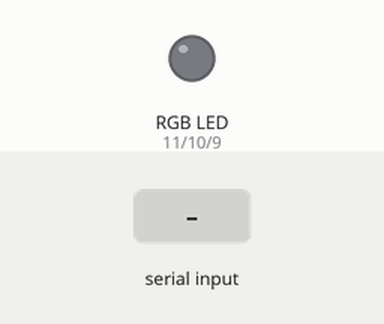
This sketch was run on a simulated Arduino Uno, built with avr-gcc and run on an emulated ATmega328P. Shown: an RGB LED mixed from three pins (HIGH = lit). Inputs (shaded band) come from the test bench. Dim RGB values are drawn brighter than linear.

Above: at 1.2 s.
1.3 s: "r90\n" received over Serial
At 2.5 s:
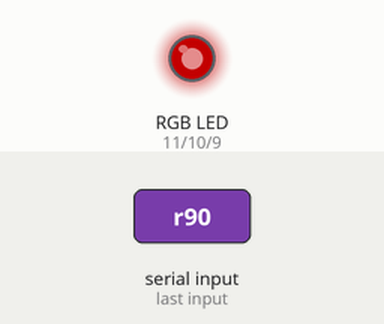
2.8 s: "g90\n" received over Serial
At 3.8 s:
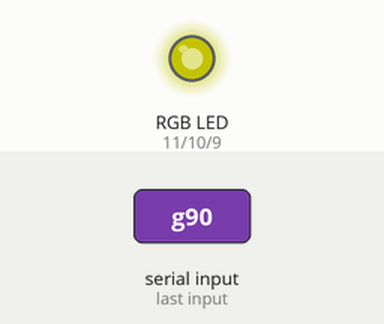
Timing chart, 0 to 5.8 s (numbered marks = the images above; inputs shaded):
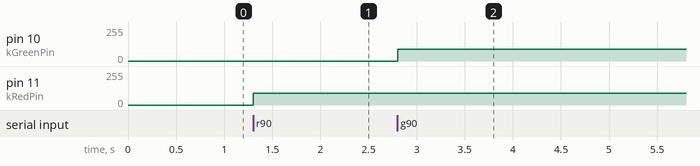

The sketch:

rgb_plant_lamp.ino
```cpp
// Arduino RGB plant lamp controlled by serial or transparent Bluetooth UART.
// Commands: R0..R255, G0..G255, B0..B255; separate tokens with commas/spaces.

#include <Arduino.h>
#include <stdlib.h>
#include <string.h>

namespace {
constexpr uint8_t kRedPin = 11;
constexpr uint8_t kGreenPin = 10;
constexpr uint8_t kBluePin = 9;
constexpr size_t kBufferSize = 32;

char inputBuffer[kBufferSize];
size_t inputLength = 0;
bool discardingInput = false;
uint8_t redPwm = 0;
uint8_t greenPwm = 0;
uint8_t bluePwm = 0;

char upperAscii(const char value) {
  return (value >= 'a' && value <= 'z') ? value - ('a' - 'A') : value;
}

bool equalsIgnoreCase(const char *value, const char *expected) {
  while (*value != '\0' && *expected != '\0') {
    if (upperAscii(*value) != upperAscii(*expected)) {
      return false;
    }
    ++value;
    ++expected;
  }
  return *value == '\0' && *expected == '\0';
}

void writeChannel(const char channel, const uint8_t pwm) {
  if (channel == 'r' || channel == 'R') {
    redPwm = pwm;
    analogWrite(kRedPin, redPwm);
  } else if (channel == 'g' || channel == 'G') {
    greenPwm = pwm;
    analogWrite(kGreenPin, greenPwm);
  } else {
    bluePwm = pwm;
    analogWrite(kBluePin, bluePwm);
  }
}

void printStatus() {
  Serial.print("STATE R=");
  Serial.print(redPwm);
  Serial.print(" G=");
  Serial.print(greenPwm);
  Serial.print(" B=");
  Serial.println(bluePwm);
}

void applyToken(char *token) {
  if (token == nullptr || token[0] == '\0') {
    return;
  }

  if (equalsIgnoreCase(token, "OFF")) {
    writeChannel('R', 0);
    writeChannel('G', 0);
    writeChannel('B', 0);
    return;
  }
  if (equalsIgnoreCase(token, "STATUS")) {
    printStatus();
    return;
  }

  const char channel = token[0];
  if (channel != 'r' && channel != 'R' && channel != 'g' &&
      channel != 'G' && channel != 'b' && channel != 'B') {
    return;
  }

  char *end = nullptr;
  const long parsedValue = strtol(token + 1, &end, 10);
  if (end == token + 1 || *end != '\0') {
    return;
  }
  const long value = constrain(parsedValue, 0L, 255L);
  const uint8_t pwm = static_cast<uint8_t>(value);
  writeChannel(channel, pwm);
}

void applyLine() {
  inputBuffer[inputLength] = '\0';
  char *token = strtok(inputBuffer, ", \t");
  while (token != nullptr) {
    applyToken(token);
    token = strtok(nullptr, ", \t");
  }
  inputLength = 0;
}
}  // namespace

void setup() {
  Serial.begin(9600);
  pinMode(kRedPin, OUTPUT);
  pinMode(kGreenPin, OUTPUT);
  pinMode(kBluePin, OUTPUT);
  writeChannel('R', 0);
  writeChannel('G', 0);
  writeChannel('B', 0);
}

void loop() {
  while (Serial.available() > 0) {
    const char ch = static_cast<char>(Serial.read());
    if (ch == '\n' || ch == '\r') {
      if (!discardingInput && inputLength > 0) {
        applyLine();
      }
      inputLength = 0;
      discardingInput = false;
      continue;
    }
    if (discardingInput) {
      continue;
    }
    if (inputLength < kBufferSize - 1) {
      inputBuffer[inputLength++] = ch;
    } else {
      // Drop the entire overlong frame until its line ending arrives.
      inputLength = 0;
      discardingInput = true;
    }
  }
}
```

Measured:
- after the input at 1.3 s, pin 11 (kRedPin): 0/255 → 90/255 at once
- after the input at 2.8 s, pin 10 (kGreenPin): 0/255 → 90/255 at once
